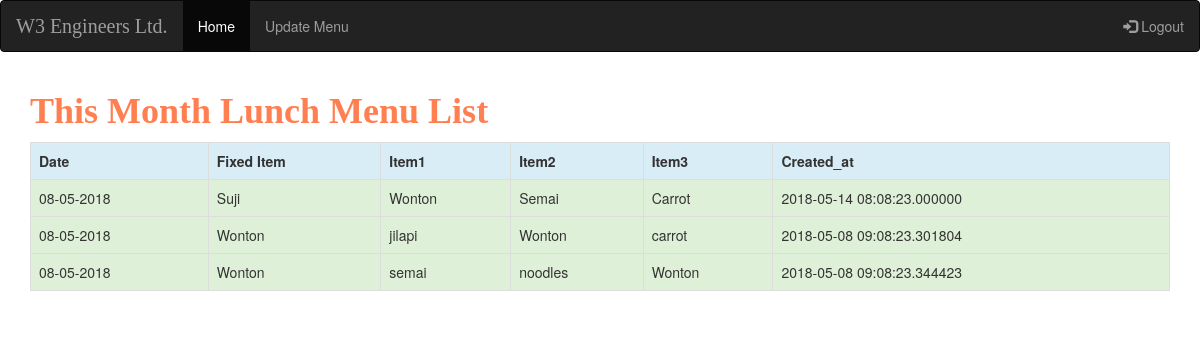
Before: /view_menu/view_lunch_menu.php with the older database file.
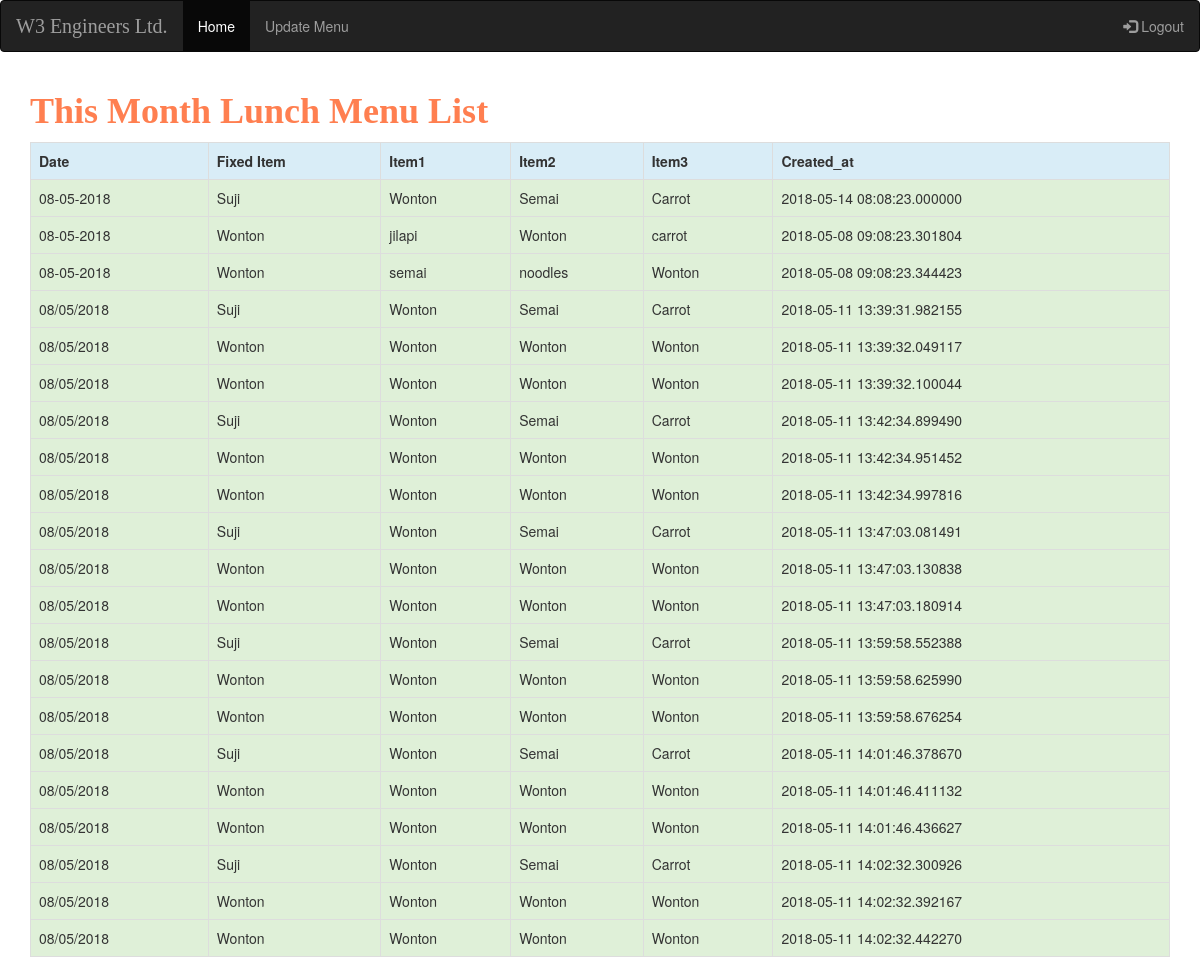
After: the same page with the newer database file.
### tables this page shows
CREATE TABLE `lunch_menu` (
  `id` int(11) NOT NULL,
  `date` varchar(100) NOT NULL,
  `menu1` varchar(100) NOT NULL,
  `menu2` varchar(100) NOT NULL,
  `menu3` varchar(100) NOT NULL,
  `menu4` varchar(100) NOT NULL,
  `created_at` timestamp(6) NOT NULL DEFAULT CURRENT_TIMESTAMP(6)
);

### view_menu/view_lunch_menu.php (the view, shortened to what this page needs)
<?php
$connect=mysqli_connect("localhost","root","","w3_lunch");
$query="select * from lunch_menu";
$result=mysqli_query($connect,$query);
?>
<!DOCTYPE html>
<html lang="en">
<head>
    <link rel="stylesheet" href="https://maxcdn.bootstrapcdn.com/bootstrap/3.3.7/css/bootstrap.min.css">
    <link rel="stylesheet" type="text/css" href="../css/home.css">
</head>
<body>
<nav class="navbar navbar-inverse">
    <div class="container-fluid">
        <div class="navbar-header">
            <a class="navbar-brand w3_engineers" href="../index.php">W3 Engineers Ltd.</a>
        </div>
        <ul class="nav navbar-nav">
            <li class="active"><a href="../login_dashboard.php">Home</a></li>
            <li><a href="../update_menu/update_lunch_menu.php" id="menu_update"> Update Menu</a> </li>
        </ul>
        <ul class="nav navbar-nav navbar-right">
            <li><a href="../index.php"><span class="glyphicon glyphicon-log-in"></span> Logout</a></li>
        </ul>
    </div>
</nav>
<div class="container">
    <h1 class="lunch_header">This Month Lunch Menu List</h1>
    <div class="table-responsive">
        <table class="table table-bordered table-striped">
            <tr>
                <th class="info">Date</th>
                <th class="info">Fixed Item</th>
                <th class="info">Item1</th>
                <th class="info">Item2</th>
                <th class="info">Item3</th>
                <th class="info">Created_at</th>
            </tr>
            <?php
            while($row = mysqli_fetch_array($result))
            {
                echo '
      <tr class="success">
       <td>'.$row["date"].'</td>
       <td>'.$row["menu1"].'</td>
       <td>'.$row["menu2"].'</td>
        <td>'.$row["menu3"].'</td>
         <td>'.$row["menu4"].'</td>
          <td>'.$row["created_at"].'</td>
      </tr>
      ';
            }
            ?>
        </table>
    </div>
</div>
</body>
</html>

Changed rows visible on the page:
added lunch_menu: date "08/05/2018", menu1 "Suji", menu2 "Wonton", menu3 "Semai", menu4 "Carrot", created_at "2018-05-11 13:39:31.982155"
added lunch_menu: date "08/05/2018", menu1 "Wonton", menu2 "Wonton", menu3 "Wonton", menu4 "Wonton", created_at "2018-05-11 13:39:32.049117"
added lunch_menu: date "08/05/2018", menu1 "Wonton", menu2 "Wonton", menu3 "Wonton", menu4 "Wonton", created_at "2018-05-11 13:39:32.100044"
added lunch_menu: date "08/05/2018", menu1 "Suji", menu2 "Wonton", menu3 "Semai", menu4 "Carrot", created_at "2018-05-11 13:42:34.899490"
added lunch_menu: date "08/05/2018", menu1 "Wonton", menu2 "Wonton", menu3 "Wonton", menu4 "Wonton", created_at "2018-05-11 13:42:34.951452"
added lunch_menu: date "08/05/2018", menu1 "Wonton", menu2 "Wonton", menu3 "Wonton", menu4 "Wonton", created_at "2018-05-11 13:42:34.997816"
added lunch_menu: date "08/05/2018", menu1 "Suji", menu2 "Wonton", menu3 "Semai", menu4 "Carrot", created_at "2018-05-11 13:47:03.081491"
added lunch_menu: date "08/05/2018", menu1 "Wonton", menu2 "Wonton", menu3 "Wonton", menu4 "Wonton", created_at "2018-05-11 13:47:03.130838"
added lunch_menu: date "08/05/2018", menu1 "Wonton", menu2 "Wonton", menu3 "Wonton", menu4 "Wonton", created_at "2018-05-11 13:47:03.180914"
added lunch_menu: date "08/05/2018", menu1 "Suji", menu2 "Wonton", menu3 "Semai", menu4 "Carrot", created_at "2018-05-11 13:59:58.552388"
added lunch_menu: date "08/05/2018", menu1 "Wonton", menu2 "Wonton", menu3 "Wonton", menu4 "Wonton", created_at "2018-05-11 13:59:58.625990"
added lunch_menu: date "08/05/2018", menu1 "Wonton", menu2 "Wonton", menu3 "Wonton", menu4 "Wonton", created_at "2018-05-11 13:59:58.676254"
added lunch_menu: date "08/05/2018", menu1 "Suji", menu2 "Wonton", menu3 "Semai", menu4 "Carrot", created_at "2018-05-11 14:01:46.378670"
added lunch_menu: date "08/05/2018", menu1 "Wonton", menu2 "Wonton", menu3 "Wonton", menu4 "Wonton", created_at "2018-05-11 14:01:46.411132"
added lunch_menu: date "08/05/2018", menu1 "Wonton", menu2 "Wonton", menu3 "Wonton", menu4 "Wonton", created_at "2018-05-11 14:01:46.436627"
added lunch_menu: date "08/05/2018", menu1 "Suji", menu2 "Wonton", menu3 "Semai", menu4 "Carrot", created_at "2018-05-11 14:02:32.300926"
added lunch_menu: date "08/05/2018", menu1 "Wonton", menu2 "Wonton", menu3 "Wonton", menu4 "Wonton", created_at "2018-05-11 14:02:32.392167"
added lunch_menu: date "08/05/2018", menu1 "Wonton", menu2 "Wonton", menu3 "Wonton", menu4 "Wonton", created_at "2018-05-11 14:02:32.442270"
